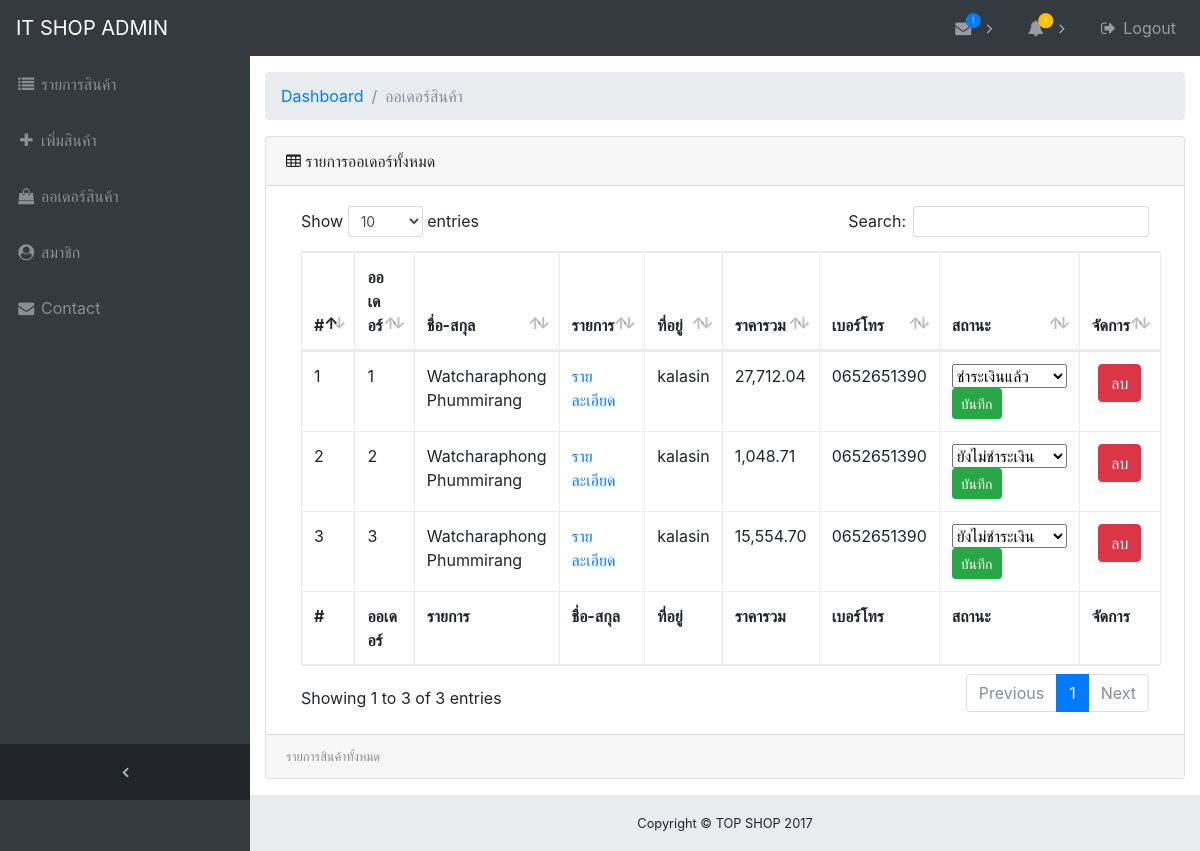
/Dashboard/orders_product.php (signed in), run on the app's committed database.
### tables this page shows
CREATE TABLE `orders` (
  `ordersid` int(10) NOT NULL,
  `pricetotal` double(255,2) NOT NULL,
  `tel` varchar(255) NOT NULL,
  `address` varchar(255) NOT NULL,
  `fname` varchar(255) NOT NULL,
  `lname` varchar(255) NOT NULL,
  `muser` varchar(255) NOT NULL,
  `time` datetime NOT NULL,
  `status` varchar(255) NOT NULL
);

### Dashboard/orders_product.php (the view, shortened to what this page needs)
<!DOCTYPE html>
<html lang="en">
  <head>
    <link href="vendor/bootstrap/css/bootstrap.min.css" rel="stylesheet">
    <link href="vendor/font-awesome/css/font-awesome.min.css" rel="stylesheet" type="text/css">
    <link href="vendor/datatables/dataTables.bootstrap4.css" rel="stylesheet">
    <link href="css/sb-admin.css" rel="stylesheet">
  </head>
  <body class="fixed-nav sticky-footer bg-dark" id="page-top">
    <nav class="navbar navbar-expand-lg navbar-dark bg-dark fixed-top" id="mainNav">
      <a class="navbar-brand" href="#">IT SHOP ADMIN</a>
      <div class="collapse navbar-collapse" id="navbarResponsive">
        <ul class="navbar-nav navbar-sidenav" id="exampleAccordion">
          <li class="nav-item" data-toggle="tooltip" data-placement="right" title="เพิ่มสินค้า">
            <a class="nav-link" href="index.php">
              <i class="fa fa-fw fa-list"></i>
              <span class="nav-link-text">
                รายการสินค้า
              </span>
            </a>
          </li>
          <li class="nav-item" data-toggle="tooltip" data-placement="right" title="เพิ่มสินค้า">
            <a class="nav-link" href="add_product.php">
              <i class="fa fa-fw fa-plus"></i>
              <span class="nav-link-text">
                เพิ่มสินค้า
    		</span>
            </a>
          </li>
          <li class="nav-item" data-toggle="tooltip" data-placement="right" title="เพิ่มสินค้า">
            <a class="nav-link" href="orders_product.php">
              <i class="fa fa-fw fa-shopping-bag"></i>
              <span class="nav-link-text">
                ออเดอร์สินค้า
	</span>
            </a>
          </li>
          <li class="nav-item" data-toggle="tooltip" data-placement="right" title="เพิ่มสินค้า">
            <a class="nav-link" href="member.php">
              <i class="fa fa-fw fa-user-circle"></i>
              <span class="nav-link-text">
                สมาชิก
              </span>
            </a>
          </li>
		<li class="nav-item" data-toggle="tooltip" data-placement="right" title="เพิ่มสินค้า">
            <a class="nav-link" href="a_contact.php">
              <i class="fa fa-fw fa-envelope"></i>
              <span class="nav-link-text">
                Contact
              </span>
            </a>
          </li>
        </ul>
        <ul class="navbar-nav sidenav-toggler">
          <li class="nav-item">
            <a class="nav-link text-center" id="sidenavToggler">
              <i class="fa fa-fw fa-angle-left"></i>
            </a>
          </li>
        </ul>
        <ul class="navbar-nav ml-auto">
          <li class="nav-item dropdown">
            <a class="nav-link dropdown-toggle mr-lg-2" href="#" id="messagesDropdown" data-toggle="dropdown" aria-haspopup="true" aria-expanded="false">
              <i class="fa fa-fw fa-envelope"></i>
              <span class="new-indicator text-primary d-none d-lg-block">
                <i class="fa fa-fw fa-circle"></i>
                <span class="number">!</span>
              </span>
            </a>
          </li>
          <li class="nav-item dropdown">
            <a class="nav-link dropdown-toggle mr-lg-2" href="#" id="alertsDropdown" data-toggle="dropdown" aria-haspopup="true" aria-expanded="false">
              <i class="fa fa-fw fa-bell"></i>
              <span class="new-indicator text-warning d-none d-lg-block">
                <i class="fa fa-fw fa-circle"></i>
                <span class="number">!</span>
              </span>
            </a>
 <?php
require('../config/config.php');
?>
          </li>
          <li class="nav-item">
            <a class="nav-link" data-toggle="modal" data-target="#exampleModal">
              <i class="fa fa-fw fa-sign-out"></i>
              Logout</a>
          </li>
        </ul>
      </div>
    </nav>
    <div class="content-wrapper">
      <div class="container-fluid">
	<ol class="breadcrumb">
		  <li class="breadcrumb-item">
            <a href="#">Dashboard</a>
          </li>
          <li class="breadcrumb-item active">ออเดอร์สินค้า</li>
        </ol>
<div class="card mb-3">
  <div class="card-header">
     <i class="fa fa-table"></i>
     รายการออเดอร์ทั้งหมด
</div>
  <div   class="card-body">
  <div   class="table-responsive">
  <table class="table table-bordered" width="100%"
         id="dataTable" cellspacing="0">
<thead>
<tr>
   <th>#</th>
   <th>ออเดอร์</th>
	<th>ชื่อ-สกุล</th>
   <th>รายการ</th>
	<th>ที่อยู่</th>
   <th>ราคารวม</th>
   <th>เบอร์โทร</th>
   <th>สถานะ</th>
	<th>จัดการ</th>
</tr>
</thead>
<tfoot>
<tr>
   <th>#</th>
   <th>ออเดอร์</th>
  <th>รายการ</th>
   <th>ชื่อ-สกุล</th>
	<th>ที่อยู่</th>
   <th>ราคารวม</th>
   <th>เบอร์โทร</th>
   <th>สถานะ</th>
	<th>จัดการ</th>
</tr>
</tfoot>
<tbody>
<?php $str = "SELECT * FROM orders";
      $rs = mysqli_query($link,$str);
      $num=1;
      while ($data = mysqli_fetch_array($rs)) {
?>
      <tr>
        <td><?php echo $num;?></td>
		<td><?php echo $data['ordersid'];?></td>
        <td><?php echo $data['fname']." ".$data['lname'];?></td>
		<td><a  href="JavaScript:window.location='orders_detail.php?ordersid=<?=$data['ordersid'];?>',
                   '',400,320" >รายละเอียด</a></td>
		<td><?php echo $data['address'];?></td>
        <td><?php echo (number_format($data['pricetotal'],2));?></td>
		<td><?php echo $data['tel'];?></td>
	<td>
	  <form method="post" action="orders_submit.php?ordersid=<?=$data['ordersid'];?>" >
	<select name="status" id="name" >
	  <option value="<?php echo $data['status'];?>"><?php echo $data['status'];?></option>
  </select>
		<button type="submit" class="btn btn-success btn-sm" >บันทึก</button>
	  </form>
		</td>
		  <td>
			<center><a class="btn btn-danger" href="JavaScript:if(confirm('ลบออเดอร๋นี้ ?')==true)
                   JavaScript:window.location='orders_delete.php?ordersid=<?=$data['ordersid'];?>',
                   '',400,320" role="button">ลบ</a><br></center>
			</td>
    </tr>
<?php $num++;
}
?>
     </tbody>
     </table>
   </div>
</div>
<div class="card-footer small text-muted">
รายการสินค้าทั้งหมด
</div>
</div>
</div>
      </div>
    <footer class="sticky-footer">
      <div class="container">
        <div class="text-center">
          <small>Copyright &copy; TOP SHOP 2017</small>
        </div>
      </div>
    </footer>
  </body>
</html>

### Dashboard/css/sb-admin.css (style rules this page uses)
html { position: relative; min-height: 100%; }
body.sticky-footer { margin-bottom: 56px; }
body.sticky-footer .content-wrapper { min-height: calc(100vh - 56px - 56px); }
body.fixed-nav { padding-top: 56px; }
.content-wrapper { min-height: calc(100vh - 56px); padding-top: 1rem; }
#mainNav .navbar-collapse { overflow: auto; max-height: 75vh; }
#mainNav .navbar-collapse .navbar-nav .nav-item .nav-link { cursor: pointer; }
#mainNav .navbar-collapse .sidenav-toggler { display: none; }
#mainNav .navbar-collapse .navbar-nav > .nav-item.dropdown > .nav-link { position: relative; min-width: 45px; }
#mainNav .navbar-collapse .navbar-nav > .nav-item.dropdown > .nav-link:after { float: right; width: auto; content: '\f105'; border: none; font-family: 'FontAwesome'; }
#mainNav .navbar-collapse .navbar-nav > .nav-item.dropdown > .nav-link .new-indicator { position: absolute; top: 0; right: 25px; font-size: 1.1rem; }
#mainNav .navbar-collapse .navbar-nav > .nav-item.dropdown > .nav-link .new-indicator .number { position: absolute; top: 6px; left: 0; width: 22.625px; text-align: center; color: white; font-size: 0.5rem; }
@media (min-width: 992px) { #mainNav .navbar-brand { width: 250px; } }
@media (min-width: 992px) { #mainNav .navbar-collapse { overflow: visible; max-height: none; } }
@media (min-width: 992px) { #mainNav .navbar-collapse .navbar-sidenav { position: absolute; top: 0; left: 0; overflow-x: hidden; overflow-y: auto; -webkit-flex-direction: column; -ms-flex-direction: column; flex-direction: column; margin-top: 56px; } }
@media (min-width: 992px) { #mainNav .navbar-collapse .navbar-sidenav > .nav-item { width: 250px; padding: 0; } }
@media (min-width: 992px) { #mainNav .navbar-collapse .navbar-sidenav > .nav-item > .nav-link { padding: 1em; } }
@media (min-width: 992px) { #mainNav .navbar-collapse .navbar-nav > .nav-item.dropdown > .nav-link { min-width: 0; } }
@media (min-width: 992px) { #mainNav .navbar-collapse .navbar-nav > .nav-item.dropdown > .nav-link:after { width: 24px; text-align: center; } }
#mainNav.navbar-dark .navbar-collapse .navbar-sidenav > .nav-item > .nav-link { color: #868e96; }
#mainNav.navbar-dark .navbar-collapse .navbar-nav > .nav-item.dropdown > .nav-link:after { color: #adb5bd; }
@media (min-width: 992px) { #mainNav.navbar-dark .navbar-collapse .navbar-sidenav { background: #343a40; } }
#mainNav.fixed-top .sidenav-toggler { display: none; }
@media (min-width: 992px) { #mainNav.fixed-top .navbar-sidenav { height: calc(100vh - 112px); } }
@media (min-width: 992px) { #mainNav.fixed-top .sidenav-toggler { position: absolute; top: 0; left: 0; display: flex; overflow-x: hidden; overflow-y: auto; -webkit-flex-direction: column; -ms-flex-direction: column; flex-direction: column; margin-top: calc(100vh - 56px); } }
@media (min-width: 992px) { #mainNav.fixed-top .sidenav-toggler > .nav-item { width: 250px; padding: 0; } }
@media (min-width: 992px) { #mainNav.fixed-top .sidenav-toggler > .nav-item > .nav-link { padding: 1em; } }
#mainNav.fixed-top.navbar-dark .sidenav-toggler { background-color: #212529; }
#mainNav.fixed-top.navbar-dark .sidenav-toggler a i { color: #adb5bd; }
.content-wrapper { overflow-x: hidden; background: white; }
@media (min-width: 992px) { .content-wrapper { margin-left: 250px; } }
#sidenavToggler i { font-weight: 800; }
footer.sticky-footer { position: absolute; right: 0; bottom: 0; width: 100%; height: 56px; background-color: #e9ecef; line-height: 55px; }
@media (min-width: 992px) { footer.sticky-footer { width: calc(100% - 250px); } }

### data on the page
orders: ordersid "1", fname "Watcharaphong", lname "Phummirang", address "kalasin", pricetotal "27,712.04", tel "0652651390", status "ชำระเงินแล้ว"
orders: ordersid "2", fname "Watcharaphong", lname "Phummirang", address "kalasin", pricetotal "1,048.71", tel "0652651390", status "ยังไม่ชำระเงิน"
orders: ordersid "3", fname "Watcharaphong", lname "Phummirang", address "kalasin", pricetotal "15,554.70", tel "0652651390", status "ยังไม่ชำระเงิน"
